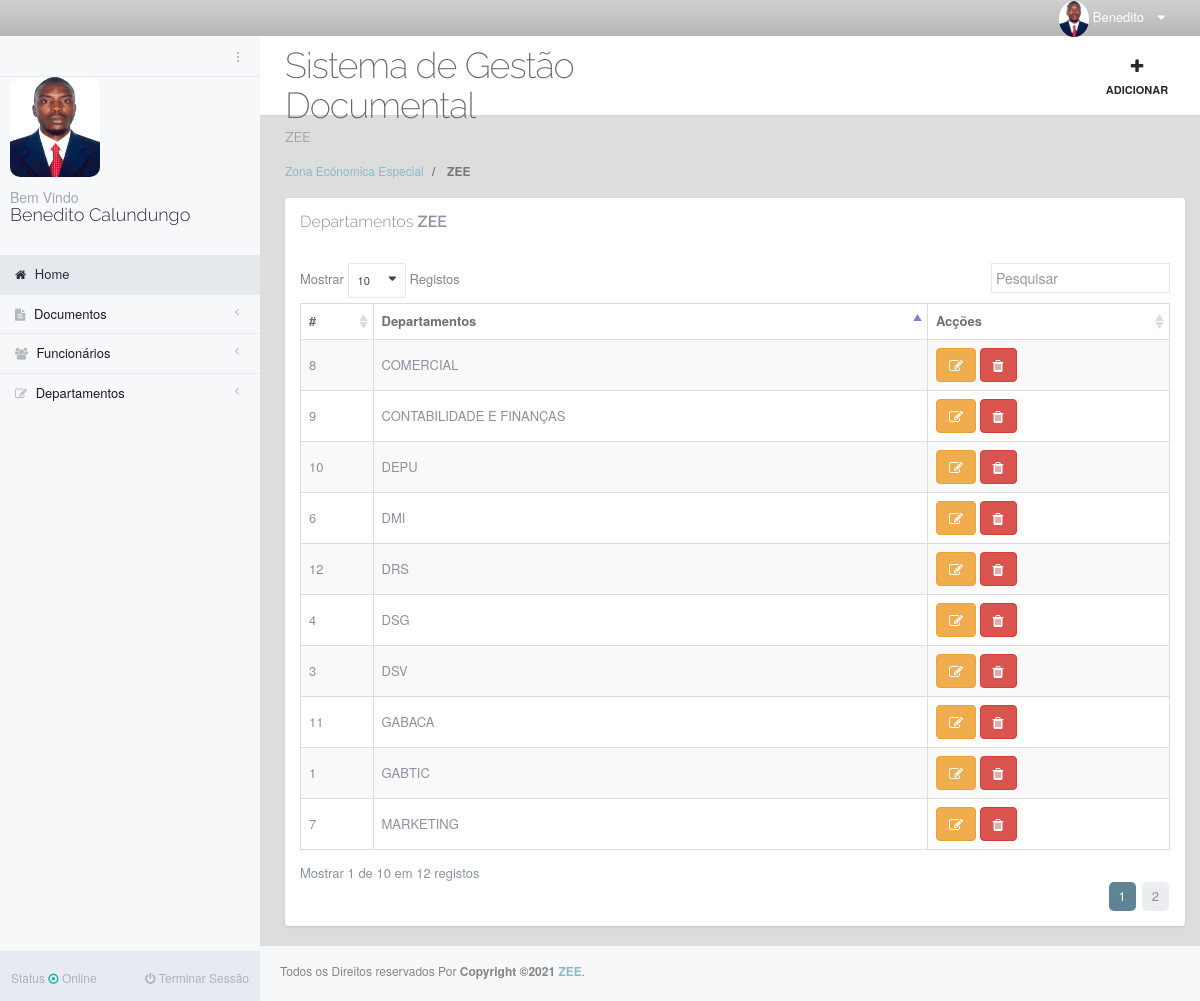
/departamentos.php (signed in), run on the app's committed database.
### tables this page shows
CREATE TABLE `usuario` (
  `id` int(11) NOT NULL,
  `first_name` varchar(45) NOT NULL,
  `last_name` varchar(45) NOT NULL,
  `genre` varchar(45) NOT NULL,
  `email` varchar(80) NOT NULL,
  `password` varchar(45) NOT NULL,
  `id_funcao` int(10) NOT NULL,
  `Nivel_Acesso` enum('Administrador','Utilizador') NOT NULL,
  `id_departamento` int(11) NOT NULL,
  `foto` varchar(45) NOT NULL,
  `created_at` timestamp NOT NULL DEFAULT current_timestamp(),
  `updated_at` timestamp NULL DEFAULT NULL ON UPDATE current_timestamp()
);

CREATE TABLE `departamento` (
  `id` int(11) NOT NULL,
  `name` varchar(45) DEFAULT NULL
);

### departamentos.php (the view, shortened to what this page needs)
<?php
include("conexao.php");
?>
<!DOCTYPE html>
<html lang="en">
<head>
    <link rel="stylesheet" href="assets/plugins/bootstrap/css/bootstrap.min.css">
    <link rel="stylesheet" href="assets/plugins/font-awesome/css/font-awesome.min.css">
    <link rel="stylesheet" href="assets/plugins/iCheck/skins/all.css">
    <link rel="stylesheet" href="assets/plugins/perfect-scrollbar/src/perfect-scrollbar.css">
    <link rel="stylesheet" href="assets/plugins/animate.css/animate.min.css">
    <link rel="stylesheet" href="assets/plugins/owl-carousel/owl-carousel/owl.carousel.css">
    <link rel="stylesheet" href="assets/plugins/owl-carousel/owl-carousel/owl.theme.css">
    <link rel="stylesheet" href="assets/plugins/owl-carousel/owl-carousel/owl.transitions.css">
    <link rel="stylesheet" href="assets/plugins/summernote/dist/summernote.css">
    <link rel="stylesheet" href="assets/plugins/fullcalendar/fullcalendar/fullcalendar.css">
    <link rel="stylesheet" href="assets/plugins/toastr/toastr.min.css">
    <link rel="stylesheet" href="assets/plugins/bootstrap-select/bootstrap-select.min.css">
    <link rel="stylesheet" href="assets/plugins/bootstrap-switch/dist/css/bootstrap3/bootstrap-switch.min.css">
    <link rel="stylesheet" href="assets/plugins/DataTables/media/css/DT_bootstrap.css">
    <link rel="stylesheet" href="assets/plugins/bootstrap-fileupload/bootstrap-fileupload.min.css">
    <link rel="stylesheet" href="assets/plugins/bootstrap-daterangepicker/daterangepicker-bs3.css">
    <link rel="stylesheet" type="text/css" href="assets/plugins/select2/select2.css" />
    <link rel="stylesheet" href="assets/css/styles.css">
    <link rel="stylesheet" href="assets/css/styles-responsive.css">
    <link rel="stylesheet" href="assets/css/plugins.css">
    <link rel="stylesheet" href="assets/css/themes/theme-style8.css" type="text/css" id="skin_color">
    <link rel="stylesheet" href="assets/css/print.css" type="text/css" media="print" />
</head>
<body>
    <div class="main-wrapper">
        <?php include("menu.php") ?>
        <div class="main-container inner">
            <div class="main-content">
                <div class="container">
                    <div class="toolbar row">
                        <div class="col-sm-6 hidden-xs">
                            <div class="page-header">
                                <h1>Sistema de Gestão Documental<small>ZEE</small></h1>
                            </div>
                        </div>
                        <div class="col-sm-6 col-xs-12">
                            <div class="toolbar-tools pull-right">
                                <ul class="nav navbar-right">
                                    <li class="dropdown">
                                        <a data-toggle="dropdown" data-hover="dropdown" class="dropdown-toggle" data-close-others="true" href="#">
                                            <i class="fa fa-plus"></i> ADICIONAR
                                        </a>
                                    </li>
                                </ul>
                            </div>
                        </div>
                    </div>
                    <div class="row">
                        <div class="col-md-12">
                            <ol class="breadcrumb">
                                <li>
                                    <a href="#.php">
                                        Zona Ecónomica Especial
                                    </a>
                                </li>
                                <li class="active">
                                    ZEE
                                </li>
                            </ol>
                        </div>
                    </div>
                    <div class="row">
                        <div class="col-md-12">
                            <div class="panel panel-white">
                                <div class="panel-heading">
                                    <h4 class="panel-title">Departamentos <span class="text-bold">ZEE</span></h4>
                                </div>
                                <div class="panel-body">
                                    <?php
                                    $resultado = mysqli_query($conecta, "select * from departamento order by 'id'");
                                    ?>
                                    <table class="table table-striped table-bordered table-hover table-full-width" id="sample_1">
                                        <thead>
                                            <tr>
                                                <th>#</th>
                                                <th>Departamentos</th>
                                                <th>Acções</th>
                                            </tr>
                                        </thead>
                                        <tbody>
                                            <?php
                                            $a = 1;
                                            while ($linhas = mysqli_fetch_array($resultado)) {
                                                echo "<tr>";
                                                echo "<td class=''>" . $a . "</td>";
                                                echo "<td class=''>" . $linhas['name'] . "</td>";
                                            ?>
                                                <td class="day past agileits w3layouts calendar-day-2015-11-01">
                                                    <?php if (!isset($_SESSION['AdminId'])) { ?>
                                                        <button type="button" title="editar departamento" class="btn btn-warning view_data" id="<?php echo $linhas['id']; ?>"><i class="fa fa-edit"></i></button>
                                                    <?php } ?>
                                                    <?php if (!isset($_SESSION['AdminId'])) { ?>
                                                        <button type="button" title="eliminar departamento" class="btn btn-danger view_datas" id="<?php echo $linhas['id']; ?>"><i class="fa fa-trash"></i></button>
                                                    <?php } ?>
                                                <?php
                                                echo "</tr>";
                                                $a++;
                                            }
                                                ?>
                                        </tbody>
                                    </table>
                                </div>
                            </div>
                        </div>
                    </div>
                </div>
            </div>
        </div>
        <footer class="inner">
            <div class="footer-inner">
                <div class="pull-left">
                    <?php include("footer.php") ?>
                </div>
            </div>
        </footer>
        <?php include('painel.php') ?>
</body>
</html>

### menu.php (shortened to what this page needs)
<?php
$connexao = connexao();
$userid =  $_SESSION['UserId'];
$result = mysqli_query($conecta, "SELECT * FROM usuario where id = $userid   ");
$resultado = mysqli_fetch_assoc($result);
?>
<div class="main-wrapper">
	<header class="topbar navbar navbar-inverse navbar-fixed-top inner">
		<div class="container">
			<div class="topbar-tools">
				<?php
				$sqlread = "SELECT *from usuario where id =$userid " ;
				try {
					$read = $connexao->prepare($sqlread);
					$read->execute();
				} catch (PDOException $e) {
					echo $e->getMessage();
				}
				while ($rs = $read->fetch(PDO::FETCH_OBJ)) {
				?>
					<ul class="nav navbar-right">
						<li class="dropdown current-user">
							<a data-toggle="dropdown" data-hover="dropdown" class="dropdown-toggle" data-close-others="true" href="#">
								<img style="height:100%; width:30px; " src="assets/foto/<?php echo utf8_encode($rs->foto); ?>" class="img-circle" alt=""> <span class="username hidden-xs">
									<?php echo " " .$resultado['first_name']; ?></span> <i class="fa fa-caret-down "></i>
							</a>
						</li>
					</ul>
				<?php } ?>
			</div>
		</div>
	</header>
	<nav id="pageslide-left" class="pageslide inner">
		<div class="navbar-content">
			<div class="main-navigation left-wrapper transition-left">
				<?php
				$sqlread = "SELECT *from usuario where id = $userid";
				try {
					$read = $connexao->prepare($sqlread);
					$read->execute();
				} catch (PDOException $e) {
					echo $e->getMessage();
				}
				while ($rs = $read->fetch(PDO::FETCH_OBJ)) {
				?>
					<div class="navigation-toggler hidden-sm hidden-xs">
						<a href="#main-navbar" class="sb-toggle-left">
						</a>
					</div>
					<div class="user-profile border-top padding-horizontal-10 block">
						<div class="inline-block">
							<img style="width: 90px; height: 100px;" src="assets/foto/<?php echo utf8_encode($rs->foto); ?>">
						</div>
						<div class="inline-block">
							<h5 class="no-margin"> Bem Vindo </h5>
							<h4 class="no-margin"><?php echo " " .$resultado['first_name'] . " " . $resultado['last_name'];
													?> </h4>
						</div>
					</div>
				<?php } ?>
				<ul class="main-navigation-menu">
					<li class="active open">
						<a href="index.php"><i class="fa fa-home"></i> <span class="title"> Home </span><span class="label label-default pull-right "></span> </a>
					</li>
					<li>
						<a href="javascript:void(0)"><i class="fa fa-file-text"></i> <span class="title"> Documentos </span><i class="icon-arrow"></i> </a>
					</li>
					<?php if ($_SESSION['UserNivel'] == "Administrador") { ?>
					<li>
						<a href="javascript:void(0)"><i class="fa fa-users"></i> <span class="title"> Funcionários </span><i class="icon-arrow"></i> </a>
					</li>
					<?php } ?>
					<?php if ($_SESSION['UserNivel'] == "Administrador") { ?>
						<li>
							<a href="javascript:void(0)"><i class="fa fa-pencil-square-o"></i> <span class="title"> Departamentos </span><i class="icon-arrow"></i> </a>
						</li>
					<?php } ?>
				</ul>
			</div>
		</div>
		<div class="slide-tools">
			<div class="col-xs-6 text-left no-padding">
				<a class="btn btn-sm status" href="#">
					Status <i class="fa fa-dot-circle-o text-green"></i> <span>Online</span>
				</a>
			</div>
			<div class="col-xs-6 text-right no-padding">
				<a class="btn btn-sm log-out text-right" href="Validacao/logout.php">
					<i class="fa fa-power-off"></i> Terminar Sessão
				</a>
			</div>
		</div>
	</nav>
</div>

### footer.php (shortened to what this page needs)
<label style="text-align: center">Todos os Direitos reservados Por <strong>Copyright &copy; <a target="_blank" href="https://zee.co.ao">ZEE</a></strong>. </label

### painel.php (shortened to what this page needs)
</div>

### assets/css/themes/theme-style8.css (style rules this page uses)
body { background-color: #F7F8FA !important; }
.main-container, #pageslide-left, #pageslide-right { background-color: #F7F8FA !important; }
.topbar { background: #B6B6B6; background-color: #d0d0d0 0px; background-image: -webkit-gradient(linear, left top, left bottom, from(#d0d0d0 0px), to(#B6B6B6 100%)); background-image: -webkit-linear-gradient(top, #d0d0d0 0px, #B6B6B6 100%); background-image: -moz-linear-gradient(top, #d0d0d0 0px, #B6B6B6 100%); background-image: -ms-linear-gradient(top, #d0d0d0 0px, #B6B6B6 100%); background-image: -o-linear-gradient(top, #d0d0d0 0px, #B6B6B6 100%); background-image: linear-gradient(top, #d0d0d0 0px, #B6B6B6 100%); filter: progid:DXImageTransform.Microsoft.gradient(startColorStr='#d0d0d0 0px', endColorStr='#B6B6B6 100%'); }
.topbar .topbar-tools > ul > li > a { color: #ffffff; }
ul.main-navigation-menu > li a { border-bottom: none; border-top-color: #e7eaf0; color: #181d27; }
ul.main-navigation-menu > li a i { color: #b3b7be; font-weight: normal; }
ul.main-navigation-menu > li.active > a { background: #e5e8ed !important; border-top: none !important; color: #2C2F3B; }
ul.main-navigation-menu > li.active > a i { color: #2C2F3B; }
ul.main-navigation-menu > li.open > a, ul.main-navigation-menu > li > a:hover, ul.main-navigation-menu > li:hover > a { background-color: #f1f3f6; }
.main-content { background: #DDDDDD; }
.footer-inner { color: #6a7ca2; }
#pageslide-left .navigation-toggler .sb-toggle-left { background: url(../../images/dark_dots.png) no-repeat center center; }
#pageslide-left .slide-tools { background-color: #e7eaf0; }
#pageslide-left .btn { color: rgba(44, 47, 59, 0.3); }
#pageslide-left .user-profile { border-color: #e7eaf0; position: relative; }
#pageslide-left .user-profile h5 { color: #a1a8b7; }
#pageslide-left .user-profile h4 { color: #2C2F3B; }
footer { background-color: #F7F8FA; }

### assets/css/print.css (style rules this page uses)
.navbar { display: none; }
.main-navigation { display: none; }
.breadcrumb { display: none; }
.toolbar { display: none; }
.page-header { display: none; }
.main-container { margin: 0 !important; padding: 0 !important; }
.main-content .container { min-height: 0 !important; border: none !important; }

### data on the page
usuario: foto (picture), first_name "Benedito", last_name "Calundungo"
departamento: name "GABTIC"
departamento: name "DSV"
departamento: name "DSG"
departamento: name "DMI"
departamento: name "MARKETING"
departamento: name "COMERCIAL"
departamento: name "CONTABILIDADE E FINANÇAS"
departamento: name "DEPU"
departamento: name "GABACA"
departamento: name "DRS"
